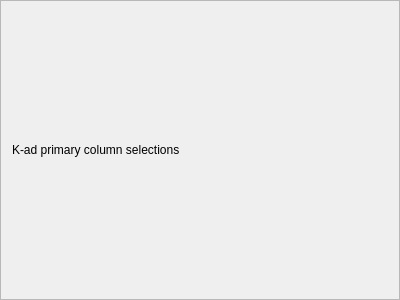
<?xml version="1.0" encoding="UTF-8"?>
<ui version="4.0">
 <class>KAdColumnSelectionBox</class>
 <widget class="QFrame" name="KAdColumnSelectionBox">
  <property name="geometry">
   <rect>
    <x>0</x>
    <y>0</y>
    <width>400</width>
    <height>300</height>
   </rect>
  </property>
  <property name="windowTitle">
   <string>Frame</string>
  </property>
  <property name="frameShape">
   <enum>QFrame::StyledPanel</enum>
  </property>
  <property name="frameShadow">
   <enum>QFrame::Raised</enum>
  </property>
  <layout class="QHBoxLayout" name="horizontalLayout">
   <item>
    <widget class="QLabel" name="label">
     <property name="text">
      <string>K-ad primary column selections</string>
     </property>
    </widget>
   </item>
  </layout>
 </widget>
 <resources/>
 <connections/>
</ui>
